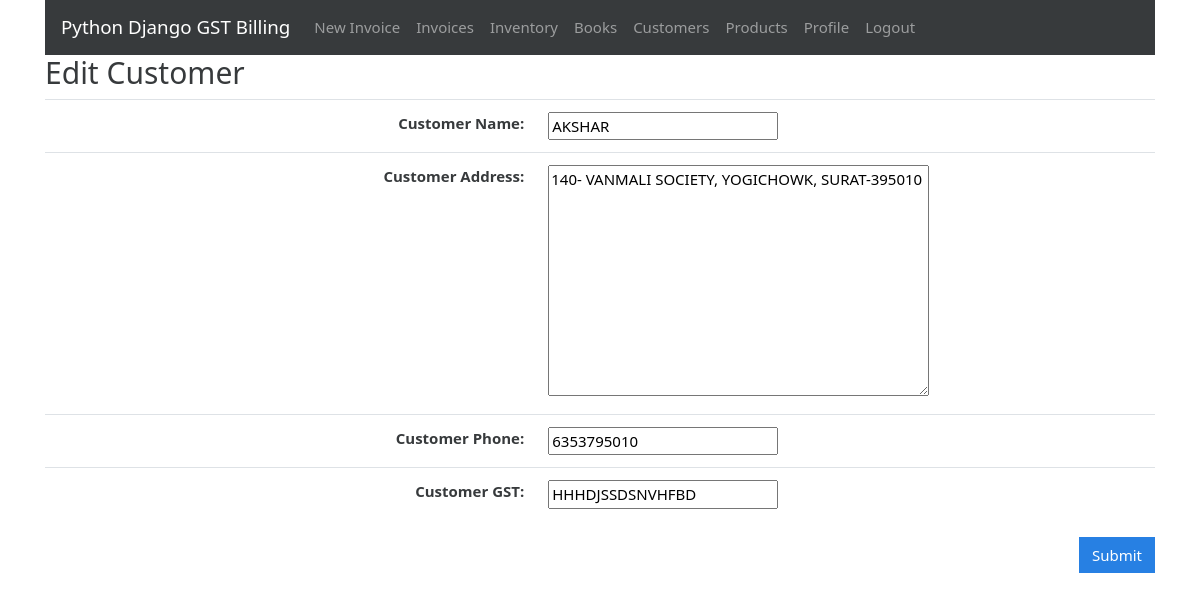
The page /customers/edit/2 (signed in) on the database its author committed.
### gstbillingapp/models.py (models this page shows, shortened)
class Customer(models.Model):
    user = models.ForeignKey(User, null=True, blank=True, on_delete=models.SET_NULL)
    customer_name = models.CharField(max_length=200)
    customer_address = models.TextField(max_length=600, blank=True, null=True)
    customer_phone = models.CharField(max_length=14, blank=True, null=True)
    customer_gst = models.CharField(max_length=15, blank=True, null=True)

### gstbillingapp/views.py (the view)
# urls.py: path('customers/edit/<int:customer_id>', views.customer_edit, name='customer_edit'),
@login_required
def customer_edit(request, customer_id):
    customer_obj = get_object_or_404(Customer, user=request.user, id=customer_id)
    if request.method == "POST":
        customer_form = CustomerForm(request.POST, instance=customer_obj)
        if customer_form.is_valid():
            new_customer = customer_form.save()
            return redirect('customers')
    context = {}
    context['customer_form'] = CustomerForm(instance=customer_obj)
    return render(request, 'gstbillingapp/customer_edit.html', context)

### gstbillingapp/forms.py
class CustomerForm(ModelForm):
     class Meta:
         model = Customer
         fields = ['customer_name', 'customer_address', 'customer_phone', 'customer_gst']

### gstbillingapp/templates/gstbillingapp/customer_edit.html (shortened to what this page needs)
{% extends "gstbillingapp/base.html" %}
{% load static %}
{% block content %}
<h2>Edit Customer</h2>
<form method="POST">
	<table class="table">
		<tbody class="two-col-form">
			<tr>
				<th scope="row" class="text-right">Customer Name:</th>
				<td class="form-input-td">{{customer_form.customer_name}}</td>
			</tr>
			<tr>
				<th scope="row" class="text-right">Customer Address:</th>
				<td class="form-input-td">{{customer_form.customer_address}}</td>
			</tr>
			<tr>
				<th scope="row" class="text-right">Customer Phone:</th>
				<td class="form-input-td">{{customer_form.customer_phone}}</td>
			</tr>
			<tr>
				<th scope="row" class="text-right">Customer GST:</th>
				<td class="form-input-td" pattern="([A-Za-z0-9]{15})|(^$)">{{customer_form.customer_gst}}</td>
			</tr>
		</tbody>
	</table>
	<input type="submit" class="btn btn-primary float-right" value="Submit">
</form>
{% endblock %}

### gstbillingapp/static/gstbillingapp/main.css (style rules this page uses)
.two-col-form td, .two-col-form th { width: 25%; }

### rows shown on the page
Customer: customer_name "AKSHAR", customer_address "140- VANMALI SOCIETY, YOGICHOWK, SURAT-395010", customer_phone "6353795010", customer_gst "HHHDJSSDSNVHFBD"
